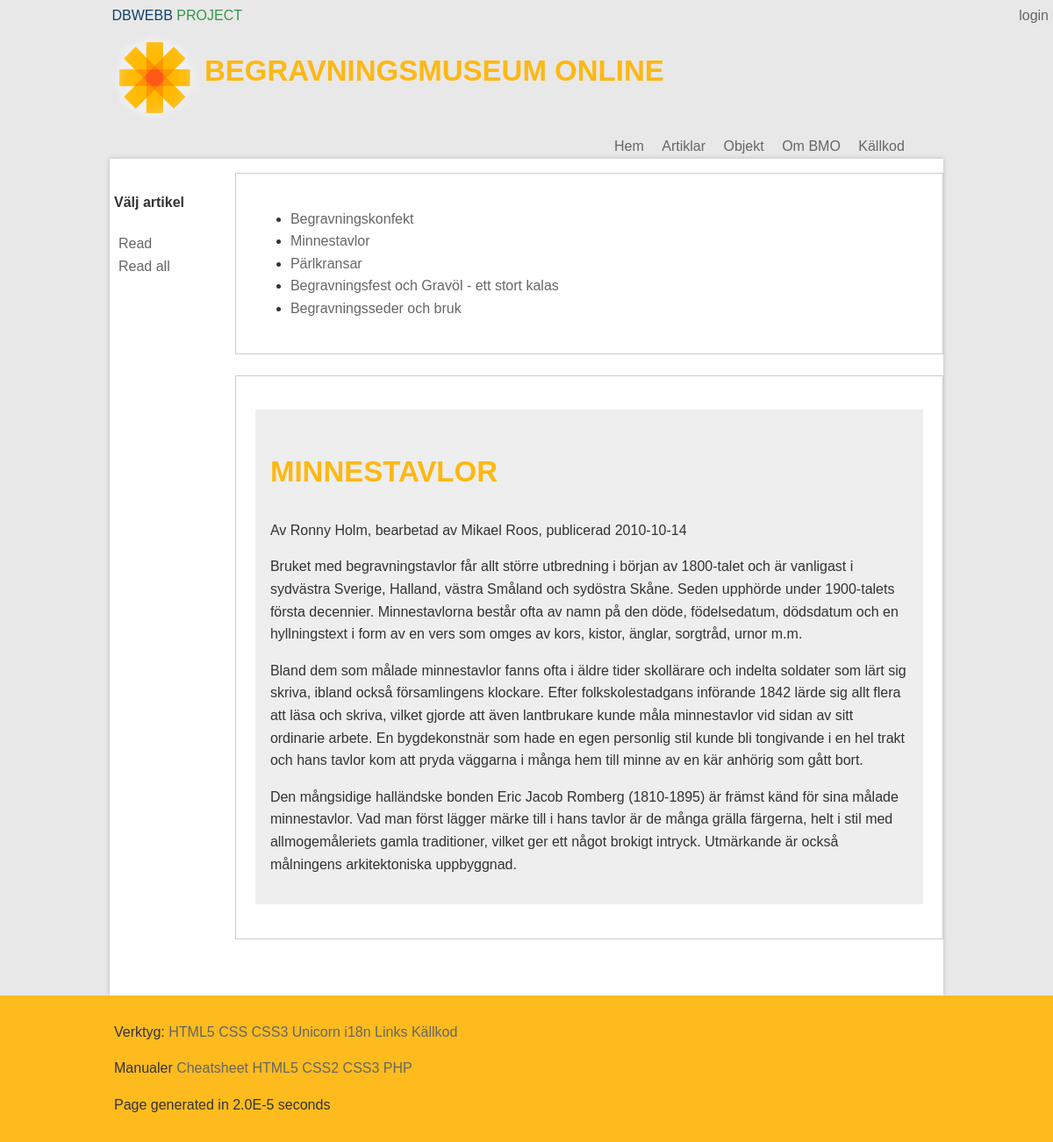
Screenshot of /article.php?p=showArticle&a=Minnestavlor with the database file from the repository.
### tables this page shows
CREATE TABLE "Article" ("id" INTEGER PRIMARY KEY  AUTOINCREMENT  NOT NULL  UNIQUE , "category" TEXT, "title" TEXT, "content" TEXT, "author" TEXT, "pubdate" DATETIME NOT NULL  DEFAULT CURRENT_DATE);

### incl/article/showArticle.php (the view, shortened to what this page needs)
<?php
$db= new PDO("sqlite:$dbPath");
$db->setAttribute(PDO::ATTR_ERRMODE, PDO::ERRMODE_WARNING);
$stmt = $db->prepare('SELECT * FROM Article WHERE category = "article";');
$stmt->execute();
$res = $stmt->fetchAll(PDO::FETCH_ASSOC);
$current = null;
$a=null;
if(isset($_GET["a"])){
	$a = $_GET["a"];
}
?>
	<fieldset>
		<ul>
		<?php foreach($res as $article): ?>
			<li><a href="<?php echo $currentArticle="?p=showArticle&a=" . $article['title']; ?>"><?php echo $article['title']; ?></a>
		<?php endforeach; ?>
		</ul>
	</fieldset>
	<?php if(isset($a)){
		foreach($res as $article){
			if($a == $article['title']){
				$current = $article;
			}
		}
	}
	?>
	<?php if(isset($current)): ?>
	<fieldset>
		<p>
			<div style="background:#eee; border:1px solid #eee;padding:1em;overflow:auto;">
				<h1><?php echo $current['title']; ?></h1>
				<p class="by-author"><?php echo $current['author'] . ', publicerad ' . $current['pubdate']; ?></p>
				<p><?php echo $current['content']; ?></p>
			</div>
		</p>
	</fieldset>
	<?php endif;?>

### style/FiddeStyle.css (style rules this page uses)
* { font-family:proxima-nova-soft,sans-serif; font-size:16px; color:#333; line-height:1.6em }
html,body { margin:0; padding:0; }
html { background:#e6e6e6; overflow-y:scroll; }
body { background:#E8E8E8; }
h1,h2 { color:#FDB813; }
h1 { text-transform: uppercase; font-size:33px; }
a { color: #666; outline:0; }
a:link { text-decoration: none; }

### style/debug.css (style rules this page uses)
body { background: beige; }

### style/style.css (style rules this page uses)
html { background: #cc6666; }
body { margin: 8px auto; width: 934px; padding: 8px; background: #ffffcc; border: 1px dashed #660033; font-family: Georgia, serif; color: #333333; }
h1 { text-transform: uppercase; border-bottom: 4px double #333333; }

### style/forms.css (style rules this page uses)
fieldset { padding:0 1.4em 1.4em 1.4em; margin: 0 0 1.5em 0; border: 1px solid #ccc; }
fieldset, #IE8#HACK { padding-top:1.4em; }

### rows the page displays
article: title "Begravningskonfekt"
article: title "Minnestavlor", title "MINNESTAVLOR", author "Av Ronny Holm, bearbetad av Mikael Roos", pubdate "2010-10-14", content "Bruket med begravningstavlor får allt större utbredning i början av 1800-talet och är vanligast i sydvästra Sverige, Halland, västra Småland och sydöstra Skåne. Seden upphörde under 1900-talets första decennier. Minnestavlorna består ofta av namn på den döde, födelsedatum, dödsdatum och en hyllningstext i form av en vers som omges av kors, kistor, änglar, sorgtråd, urnor m.m. Bland dem som målade minnestavlor fanns ofta i äldre tider skollärare och indelta soldater som lärt sig skriva, ibland också församlingens klockare. Efter folkskolestadgans införande 1842 lärde sig allt flera att läsa och skriva, vilket gjorde att även lantbrukare kunde måla minnestavlor vid sidan av sitt ordinarie…"
article: title "Pärlkransar"
article: title "Begravningsfest och Gravöl - ett stort kalas"
article: title "Begravningsseder och bruk"

### other values shown
$key "login"
